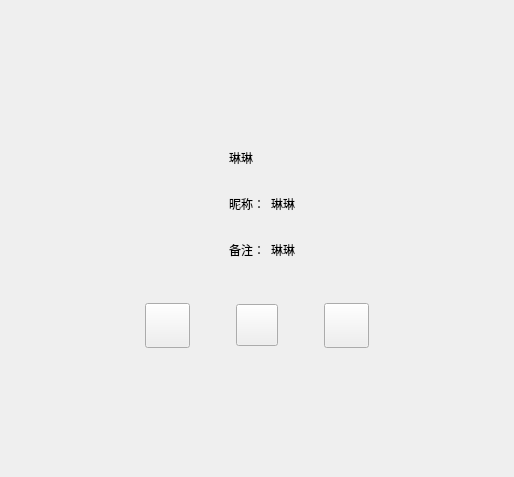
<?xml version="1.0" encoding="UTF-8"?>
<ui version="4.0">
 <class>FriendInfoPage</class>
 <widget class="QWidget" name="FriendInfoPage">
  <property name="geometry">
   <rect>
    <x>0</x>
    <y>0</y>
    <width>514</width>
    <height>472</height>
   </rect>
  </property>
  <property name="windowTitle">
   <string>Form</string>
  </property>
  <layout class="QVBoxLayout" name="verticalLayout">
   <property name="leftMargin">
    <number>120</number>
   </property>
   <property name="topMargin">
    <number>120</number>
   </property>
   <property name="rightMargin">
    <number>120</number>
   </property>
   <property name="bottomMargin">
    <number>120</number>
   </property>
   <item>
    <widget class="QWidget" name="widget" native="true">
     <layout class="QHBoxLayout" name="horizontalLayout">
      <item>
       <widget class="QLabel" name="icon_lb">
        <property name="minimumSize">
         <size>
          <width>85</width>
          <height>85</height>
         </size>
        </property>
        <property name="maximumSize">
         <size>
          <width>85</width>
          <height>85</height>
         </size>
        </property>
        <property name="text">
         <string/>
        </property>
       </widget>
      </item>
      <item>
       <widget class="QWidget" name="widget_3" native="true">
        <layout class="QVBoxLayout" name="verticalLayout_2">
         <item>
          <widget class="QWidget" name="widget_4" native="true">
           <property name="minimumSize">
            <size>
             <width>0</width>
             <height>40</height>
            </size>
           </property>
           <property name="maximumSize">
            <size>
             <width>16777215</width>
             <height>40</height>
            </size>
           </property>
           <layout class="QHBoxLayout" name="horizontalLayout_2">
            <property name="leftMargin">
             <number>0</number>
            </property>
            <property name="topMargin">
             <number>0</number>
            </property>
            <property name="rightMargin">
             <number>0</number>
            </property>
            <property name="bottomMargin">
             <number>0</number>
            </property>
            <item>
             <widget class="QLabel" name="name_lb">
              <property name="minimumSize">
               <size>
                <width>40</width>
                <height>0</height>
               </size>
              </property>
              <property name="maximumSize">
               <size>
                <width>16777215</width>
                <height>16777215</height>
               </size>
              </property>
              <property name="text">
               <string>琳琳</string>
              </property>
             </widget>
            </item>
            <item>
             <widget class="QLabel" name="sex_lb">
              <property name="minimumSize">
               <size>
                <width>40</width>
                <height>40</height>
               </size>
              </property>
              <property name="maximumSize">
               <size>
                <width>40</width>
                <height>40</height>
               </size>
              </property>
              <property name="text">
               <string/>
              </property>
             </widget>
            </item>
            <item>
             <spacer name="horizontalSpacer">
              <property name="orientation">
               <enum>Qt::Orientation::Horizontal</enum>
              </property>
              <property name="sizeHint" stdset="0">
               <size>
                <width>40</width>
                <height>20</height>
               </size>
              </property>
             </spacer>
            </item>
           </layout>
          </widget>
         </item>
         <item>
          <widget class="QWidget" name="widget_2" native="true">
           <property name="minimumSize">
            <size>
             <width>0</width>
             <height>40</height>
            </size>
           </property>
           <property name="maximumSize">
            <size>
             <width>16777215</width>
             <height>40</height>
            </size>
           </property>
           <layout class="QHBoxLayout" name="horizontalLayout_3">
            <property name="leftMargin">
             <number>0</number>
            </property>
            <property name="topMargin">
             <number>0</number>
            </property>
            <property name="rightMargin">
             <number>0</number>
            </property>
            <property name="bottomMargin">
             <number>0</number>
            </property>
            <item>
             <widget class="QLabel" name="nick_tip">
              <property name="minimumSize">
               <size>
                <width>0</width>
                <height>30</height>
               </size>
              </property>
              <property name="maximumSize">
               <size>
                <width>50</width>
                <height>30</height>
               </size>
              </property>
              <property name="text">
               <string>昵称：</string>
              </property>
             </widget>
            </item>
            <item>
             <widget class="QLabel" name="nick_lb">
              <property name="text">
               <string>琳琳</string>
              </property>
             </widget>
            </item>
            <item>
             <spacer name="horizontalSpacer_2">
              <property name="orientation">
               <enum>Qt::Orientation::Horizontal</enum>
              </property>
              <property name="sizeHint" stdset="0">
               <size>
                <width>40</width>
                <height>20</height>
               </size>
              </property>
             </spacer>
            </item>
           </layout>
          </widget>
         </item>
         <item>
          <widget class="QWidget" name="widget_5" native="true">
           <property name="minimumSize">
            <size>
             <width>0</width>
             <height>40</height>
            </size>
           </property>
           <property name="maximumSize">
            <size>
             <width>16777215</width>
             <height>40</height>
            </size>
           </property>
           <layout class="QHBoxLayout" name="horizontalLayout_4">
            <property name="leftMargin">
             <number>0</number>
            </property>
            <property name="topMargin">
             <number>0</number>
            </property>
            <property name="rightMargin">
             <number>0</number>
            </property>
            <property name="bottomMargin">
             <number>0</number>
            </property>
            <item>
             <widget class="QLabel" name="bak_tip">
              <property name="minimumSize">
               <size>
                <width>0</width>
                <height>30</height>
               </size>
              </property>
              <property name="maximumSize">
               <size>
                <width>50</width>
                <height>30</height>
               </size>
              </property>
              <property name="text">
               <string>备注：</string>
              </property>
             </widget>
            </item>
            <item>
             <widget class="QLabel" name="bak_lb">
              <property name="text">
               <string>琳琳</string>
              </property>
             </widget>
            </item>
            <item>
             <spacer name="horizontalSpacer_7">
              <property name="orientation">
               <enum>Qt::Orientation::Horizontal</enum>
              </property>
              <property name="sizeHint" stdset="0">
               <size>
                <width>40</width>
                <height>20</height>
               </size>
              </property>
             </spacer>
            </item>
           </layout>
          </widget>
         </item>
        </layout>
       </widget>
      </item>
     </layout>
    </widget>
   </item>
   <item>
    <widget class="QWidget" name="widget_6" native="true">
     <layout class="QHBoxLayout" name="horizontalLayout_5">
      <item>
       <spacer name="horizontalSpacer_3">
        <property name="orientation">
         <enum>Qt::Orientation::Horizontal</enum>
        </property>
        <property name="sizeHint" stdset="0">
         <size>
          <width>40</width>
          <height>20</height>
         </size>
        </property>
       </spacer>
      </item>
      <item>
       <widget class="ClickedBtn" name="msg_chat">
        <property name="minimumSize">
         <size>
          <width>45</width>
          <height>45</height>
         </size>
        </property>
        <property name="maximumSize">
         <size>
          <width>45</width>
          <height>45</height>
         </size>
        </property>
        <property name="text">
         <string/>
        </property>
       </widget>
      </item>
      <item>
       <spacer name="horizontalSpacer_5">
        <property name="orientation">
         <enum>Qt::Orientation::Horizontal</enum>
        </property>
        <property name="sizeType">
         <enum>QSizePolicy::Policy::Fixed</enum>
        </property>
        <property name="sizeHint" stdset="0">
         <size>
          <width>40</width>
          <height>20</height>
         </size>
        </property>
       </spacer>
      </item>
      <item>
       <widget class="ClickedBtn" name="voice_chat">
        <property name="minimumSize">
         <size>
          <width>42</width>
          <height>42</height>
         </size>
        </property>
        <property name="maximumSize">
         <size>
          <width>42</width>
          <height>42</height>
         </size>
        </property>
        <property name="text">
         <string/>
        </property>
       </widget>
      </item>
      <item>
       <spacer name="horizontalSpacer_6">
        <property name="orientation">
         <enum>Qt::Orientation::Horizontal</enum>
        </property>
        <property name="sizeType">
         <enum>QSizePolicy::Policy::Fixed</enum>
        </property>
        <property name="sizeHint" stdset="0">
         <size>
          <width>40</width>
          <height>20</height>
         </size>
        </property>
       </spacer>
      </item>
      <item>
       <widget class="ClickedBtn" name="video_chat">
        <property name="minimumSize">
         <size>
          <width>45</width>
          <height>45</height>
         </size>
        </property>
        <property name="maximumSize">
         <size>
          <width>45</width>
          <height>45</height>
         </size>
        </property>
        <property name="text">
         <string/>
        </property>
       </widget>
      </item>
      <item>
       <spacer name="horizontalSpacer_4">
        <property name="orientation">
         <enum>Qt::Orientation::Horizontal</enum>
        </property>
        <property name="sizeHint" stdset="0">
         <size>
          <width>40</width>
          <height>20</height>
         </size>
        </property>
       </spacer>
      </item>
     </layout>
    </widget>
   </item>
   <item>
    <spacer name="verticalSpacer_2">
     <property name="orientation">
      <enum>Qt::Orientation::Vertical</enum>
     </property>
     <property name="sizeHint" stdset="0">
      <size>
       <width>20</width>
       <height>40</height>
      </size>
     </property>
    </spacer>
   </item>
  </layout>
 </widget>
 <customwidgets>
  <customwidget>
   <class>ClickedBtn</class>
   <extends>QPushButton</extends>
   <header location="global">clickedbtn.h</header>
  </customwidget>
 </customwidgets>
 <resources/>
 <connections/>
</ui>
